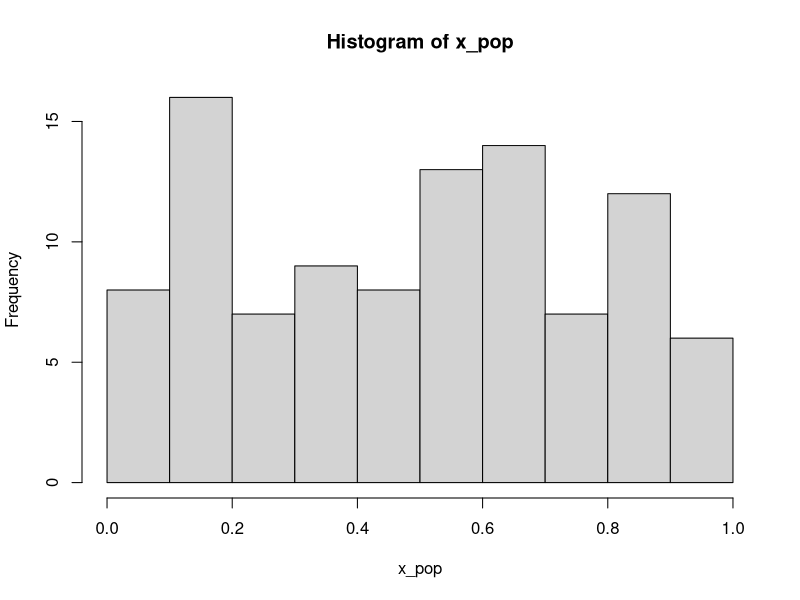
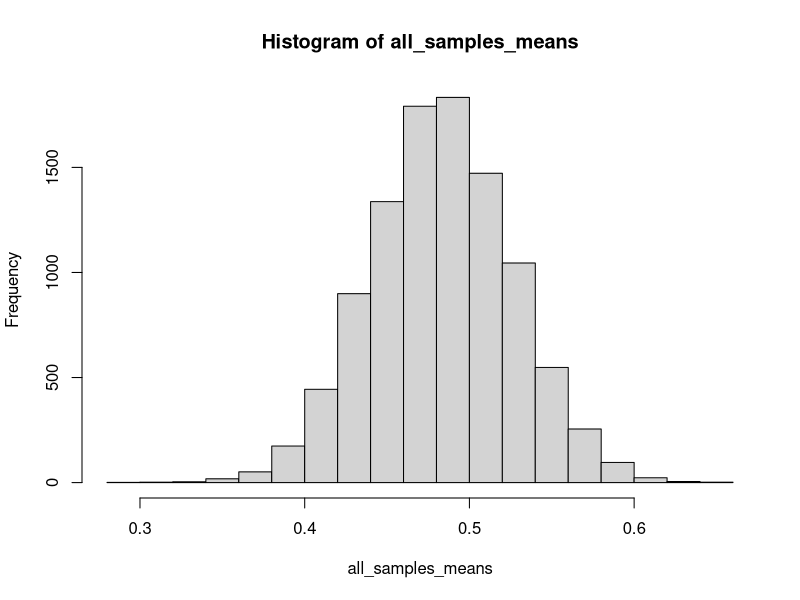
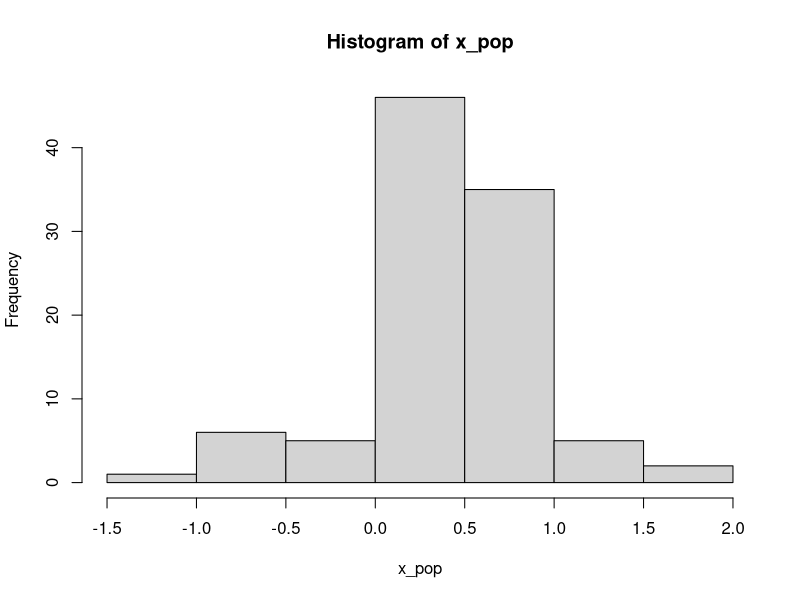
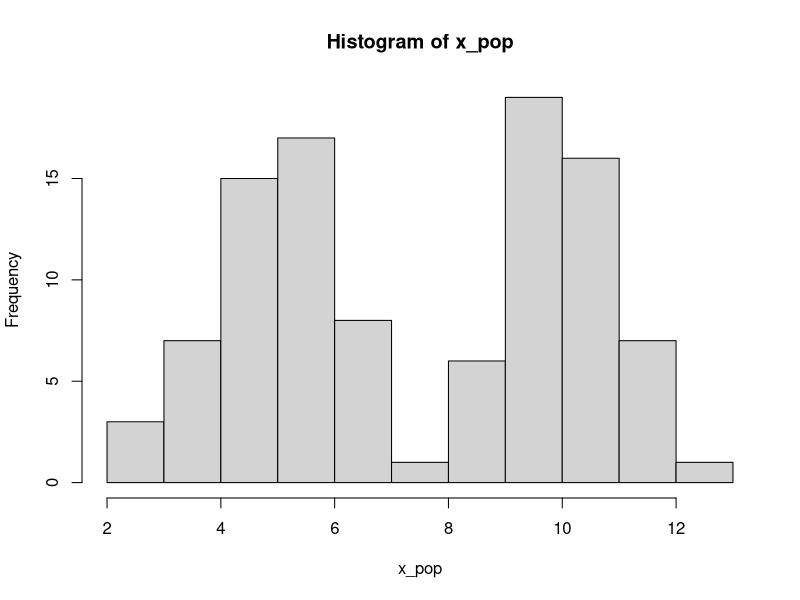

These figures' R source, in order:
## ---- chunk 1
x_pop <- runif(100) # create a popluation with measurable x
## ---- chunk 2
hist(x_pop)  # what does the distribution look like for x
mean(x_pop)  # True mean of x (popluation mean)
## ---- chunk 3
x_sample <- 
  sample(x = x_pop,
         size = 30)
mean(x_sample) # sample mean
## ---- chunk 4
for(i in 1:10){
print(paste("Number:", i))
}
## ---- chunk 5
for(i in 1:10){
  x_sample <- sample(x_pop, 30)
  print(mean(x_sample)) # sample mean  
}
## ---- chunk 6
# Expectations for repeated sampling
all_samples_means <- c() # this vector is an empty container where we will save means
for(i in 1:10000){
  x_sample <- sample(x = x_pop, size = 30)
  all_samples_means[i] <- mean(x_sample) # save the mean for trial i in position i in vector 
}
## ---- chunk 7
hist(all_samples_means)
## ---- chunk 8
x_pop <- c(rnorm(40), runif(60))
hist(x_pop)
x_pop <- c(rnorm(50,mean = 10), rnorm(50, mean = 5)) 
hist(x_pop)
